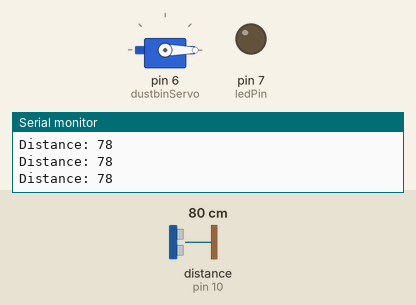
Bench run of a sketch on a simulated Arduino Uno, built with avr-gcc and run on an emulated ATmega328P. Shown: servo, output pins drawn as LEDs (lit = HIGH), the last lines printed to the serial monitor. Wiring (inferred from the names in the program): ultrasonic range finder: trigger pin 9; echo pin 10. The test bench sets the inputs (shaded band); at power-on: distance to the obstacle (sensor on pin 10) 80 cm. The echo pulse lasts 58.3 µs per cm; pins used as bus, display or sensor lines are not drawn.

Above: at 1.2 s.
1.3 s: distance to the obstacle (sensor on pin 10) set to 22 cm
2.8 s: distance to the obstacle (sensor on pin 10) set to 18 cm
At 3.5 s:
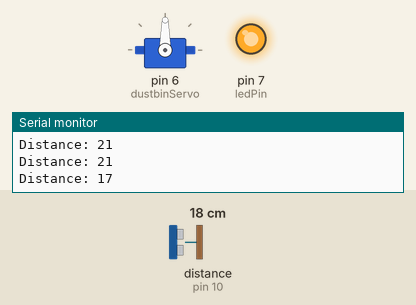
4.3 s: distance to the obstacle (sensor on pin 10) set to 35 cm
At 7.0 s:
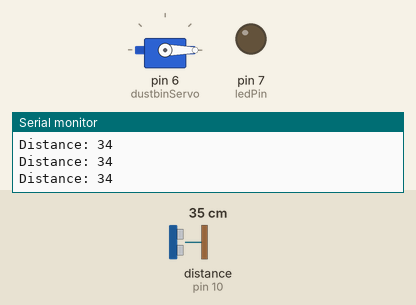
7.3 s: distance to the obstacle (sensor on pin 10) set to 2 cm
At 8.9 s:
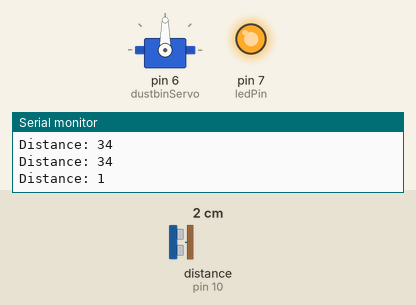
Timing chart, 0 to 9.9 s (numbered marks = the images above; inputs shaded):
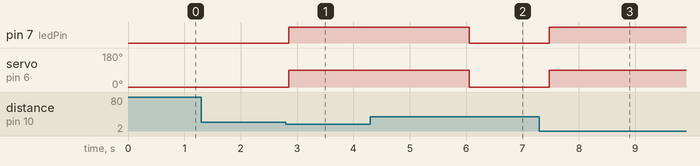

The sketch:

dustbin.ino
```cpp
#include <Servo.h>

Servo dustbinServo;

int trigPin = 9;
int echoPin = 10;
int ledPin = 7;

long duration;
int distance;

void setup()
{
  pinMode(trigPin, OUTPUT);
  pinMode(echoPin, INPUT);
  pinMode(ledPin, OUTPUT);

  dustbinServo.attach(6);

  dustbinServo.write(0); // lid closed
  Serial.begin(9600);
}

void loop()
{
  // Send ultrasonic signal
  digitalWrite(trigPin, LOW);
  delayMicroseconds(2);

  digitalWrite(trigPin, HIGH);
  delayMicroseconds(10);
  digitalWrite(trigPin, LOW);

  // Receive signal
  duration = pulseIn(echoPin, HIGH);

  // Calculate distance
  distance = duration * 0.034 / 2;

  Serial.print("Distance: ");
  Serial.println(distance);

  if(distance < 20)   // Hand detected
  {
    digitalWrite(ledPin, HIGH);
    dustbinServo.write(90);   // open lid
    delay(3000);
  }
  else
  {
    digitalWrite(ledPin, LOW);
    dustbinServo.write(0);    // close lid
  }

  delay(200);
}
```

Measured:
- the behaviour switches between 21 and 20 cm on distance to the obstacle (sensor on pin 10) (found by bisection; images 0 and 1)
- after the input at 2.8 s, pin 7 (ledPin): LOW → HIGH after 0.05 s; servo on pin 6 (dustbinServo): 0° → 90° after 0.05 s
- after the input at 4.3 s, pin 7 (ledPin): HIGH → LOW after 1.8 s; servo on pin 6 (dustbinServo): 90° → 0° after 1.8 s
- after the input at 7.3 s, pin 7 (ledPin): LOW → HIGH after 0.17 s; servo on pin 6 (dustbinServo): 0° → 90° after 0.17 s
